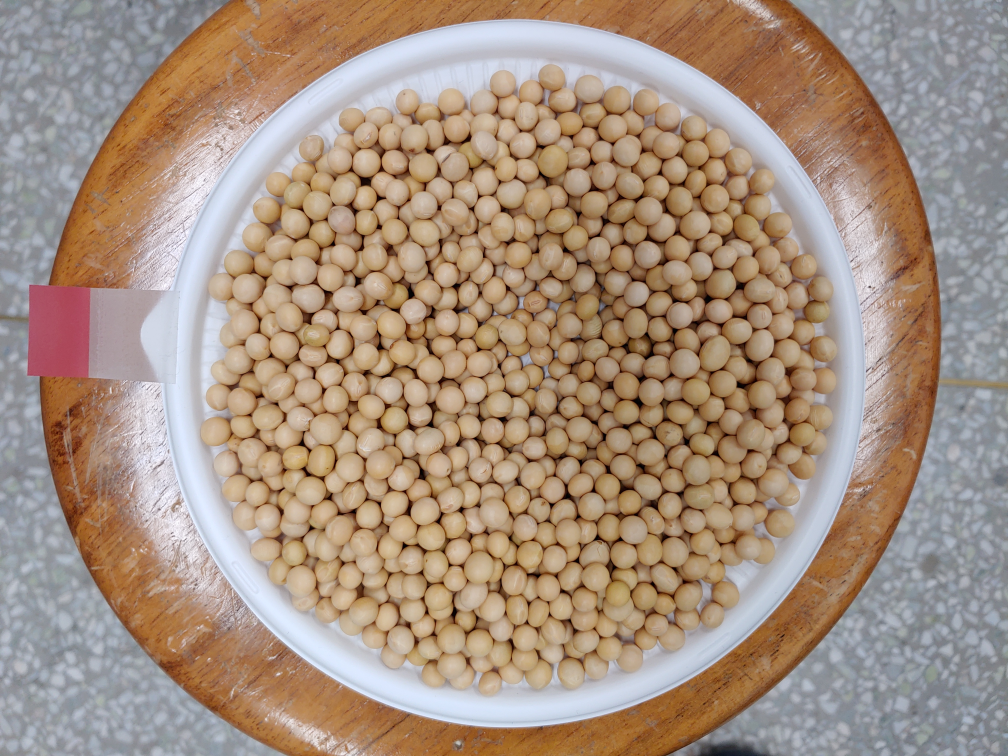
#> input picture Open/t25/5.jpg, 4032 x 3024 px, found by its file name (shown at 1/4 size)
$ python hsv2.py
#> lines starting #> are read from the running program, lines starting #| are printed output that depends on the picture; after the words box and inside, x2 and y2 are one past the last pixel; in counts of white or black regions, pixels touching at a corner belong together
import sys
import numpy as np
import cv2
import time
start = time.time()  # 시작 시간 저장

input_img1 = "./Open/t25/5.jpg"
src = cv2.imread(input_img1)
#> src is the input picture: shape (3024, 4032, 3); mean B, G, R 127.4, 144.4, 165.8
#src = cv2.imread('candies2.png')
if src is None:
    print('Image load failed!')
    sys.exit()

rc = (621, 221, 2988, 2624)
src = src[rc[1]:rc[1]+rc[3], rc[0]:rc[0]+rc[2]]
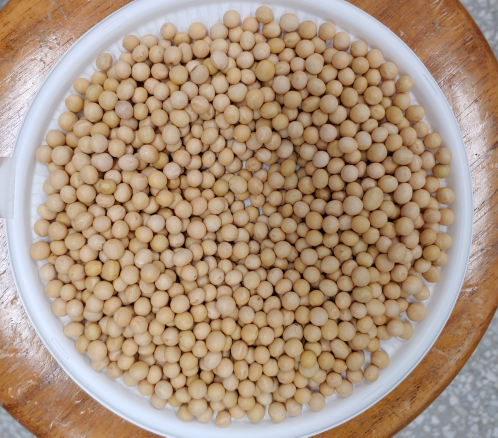
#> src: shape (2624, 2988, 3) (shown at 1/6 size); mean B, G, R 125.4, 147.6, 172.3
# [9 lines of commented-out code are left out]
dst = src

src_hsv = cv2.cvtColor(dst, cv2.COLOR_BGR2HSV)
#> src_hsv: shape (2624, 2988, 3); mean H, S, V 37.7, 86.7, 175.6

# dst1 = cv2.inRange(src, (0, 128, 0), (100, 255, 100))
dst1 = cv2.inRange(src_hsv, (16, 13, 0), (80, 250, 255))
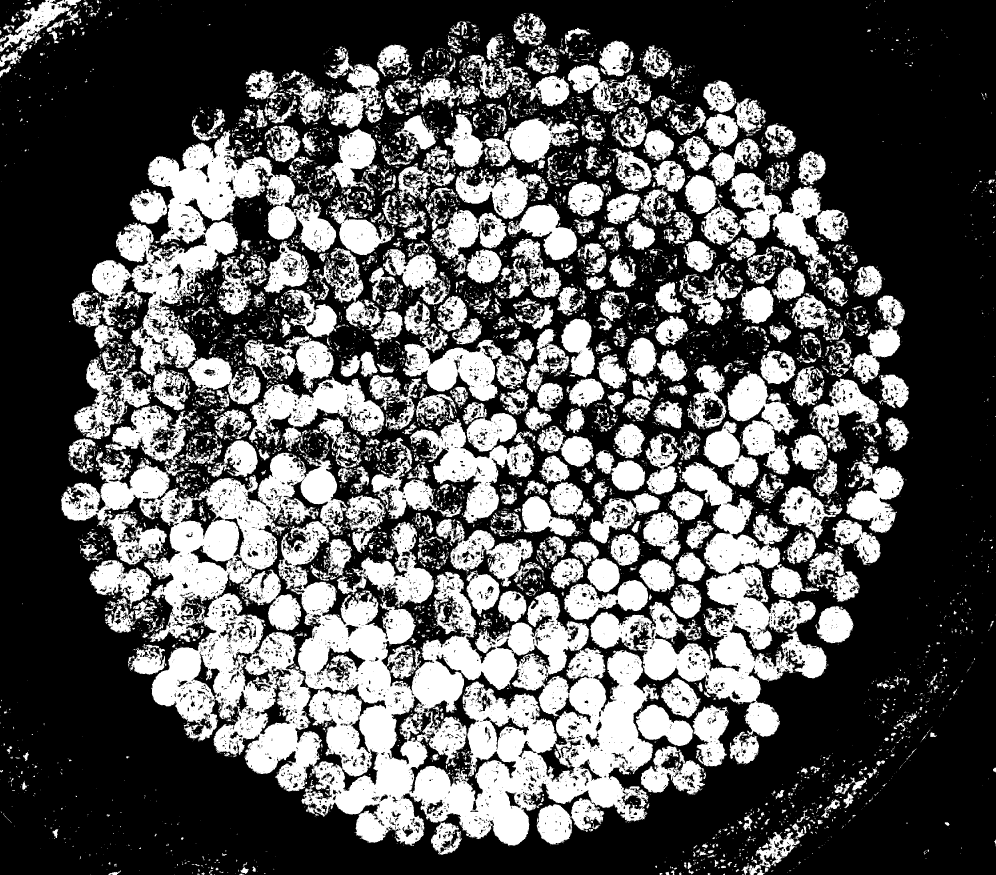
#> dst1: shape (2624, 2988) (shown at 1/3 size); 35.3% white; 9322 white regions (7574 under 20 px), largest, box (x1, y1, x2, y2) and area: (183, 1130, 1977, 2538) 827930, (215, 391, 1009, 1231) 167443, (1770, 1387, 2480, 2211) 166752

print("time :", time.time() - start)  # 현재시각 - 시작시간 = 실행 시간

cnt1, _ = cv2.connectedComponents(dst1)
#> cnt1 = 9323
dst2 = cv2.morphologyEx(dst1, cv2.MORPH_OPEN, None)
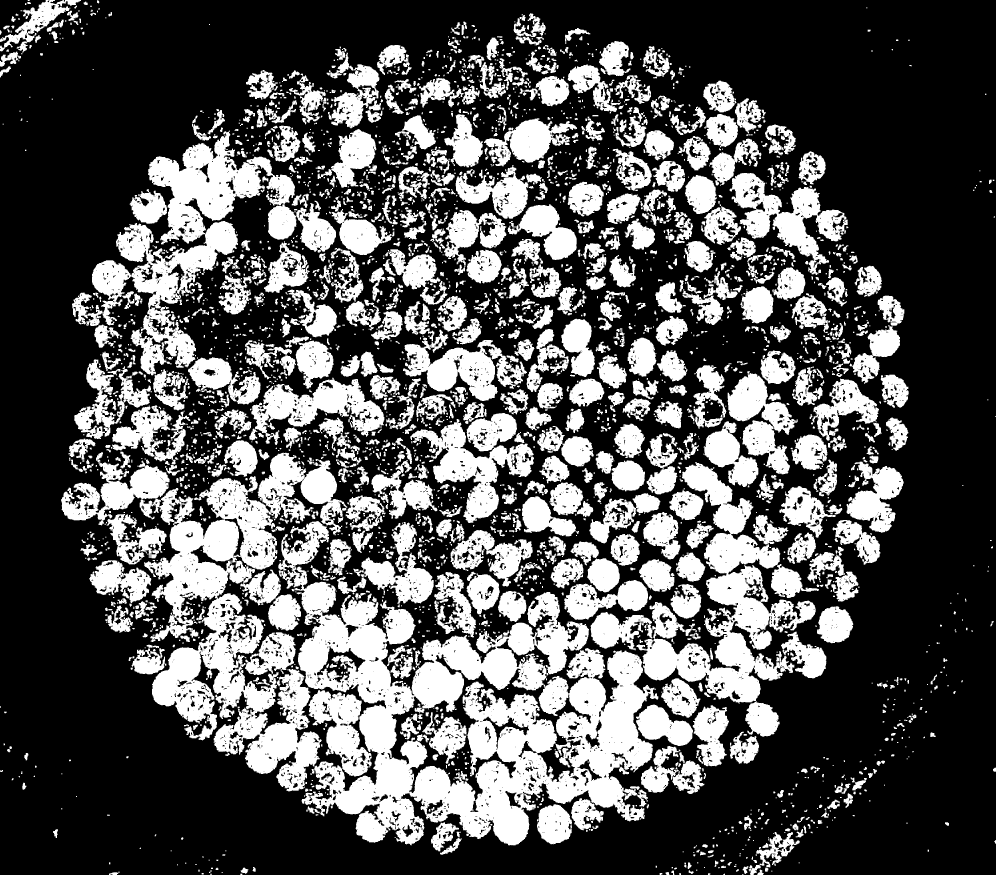
#> dst2: shape (2624, 2988) (shown at 1/3 size); 33.4% white; 3503 white regions (1174 under 20 px), largest, box (x1, y1, x2, y2) and area: (835, 1563, 1975, 2536) 421775, (419, 1464, 965, 2374) 172041, (1909, 1387, 2447, 2111) 119771
cnt2, _ = cv2.connectedComponents(dst2)
#> cnt2 = 3504

print(sum(sum(dst2)))
#| 408913
cv2.imshow('src', src)
# cv2.imshow('dst1', dst1)
cv2.imshow('dst2', dst2)
cv2.waitKey()

cv2.destroyAllWindows()

$ run again, with Open/t25/1.jpg copied over Open/t25/5.jpg
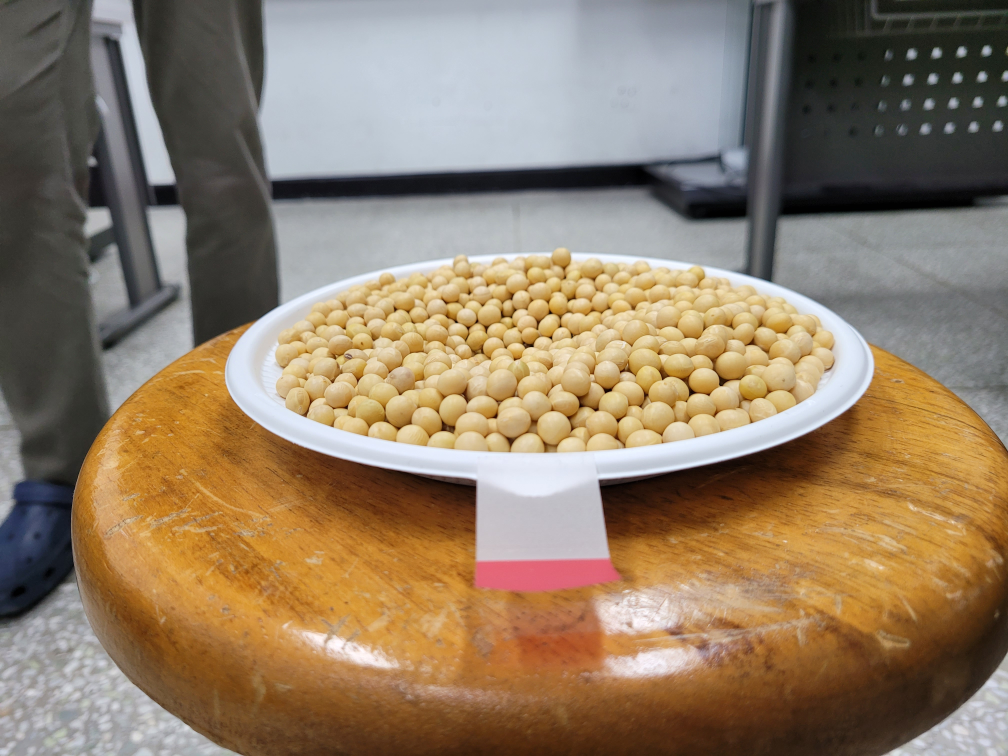
#> input picture Open/t25/1.jpg, 4032 x 3024 px, found by its file name (shown at 1/4 size)
#> src is the input picture: shape (3024, 4032, 3); mean B, G, R 102.4, 125.5, 144.9
#> src: shape (2624, 2988, 3)
#> src_hsv: shape (2624, 2988, 3); mean H, S, V 51.9, 96.2, 167.6
#> `dst1 = cv2.inRange(src_hsv, (16, 13, 0), (80, 250, 255))`:
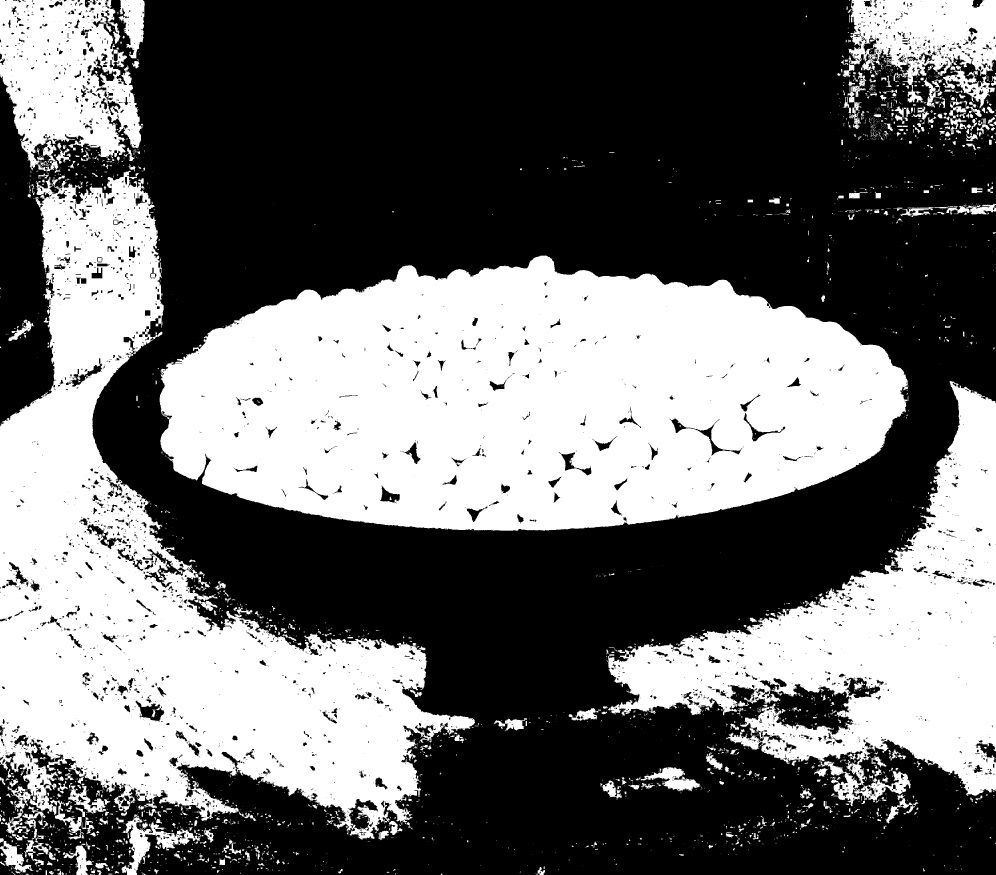
#> dst1: shape (2624, 2988) (shown at 1/3 size); 42.1% white; 3519 white regions (2790 under 20 px), largest, box (x1, y1, x2, y2) and area: (479, 766, 2725, 1592) 1372112, (0, 511, 1425, 2521) 1044105, (1824, 1143, 2988, 2419) 529923
#> cnt1 = 3520
#> `dst2 = cv2.morphologyEx(dst1, cv2.MORPH_OPEN, None)`:
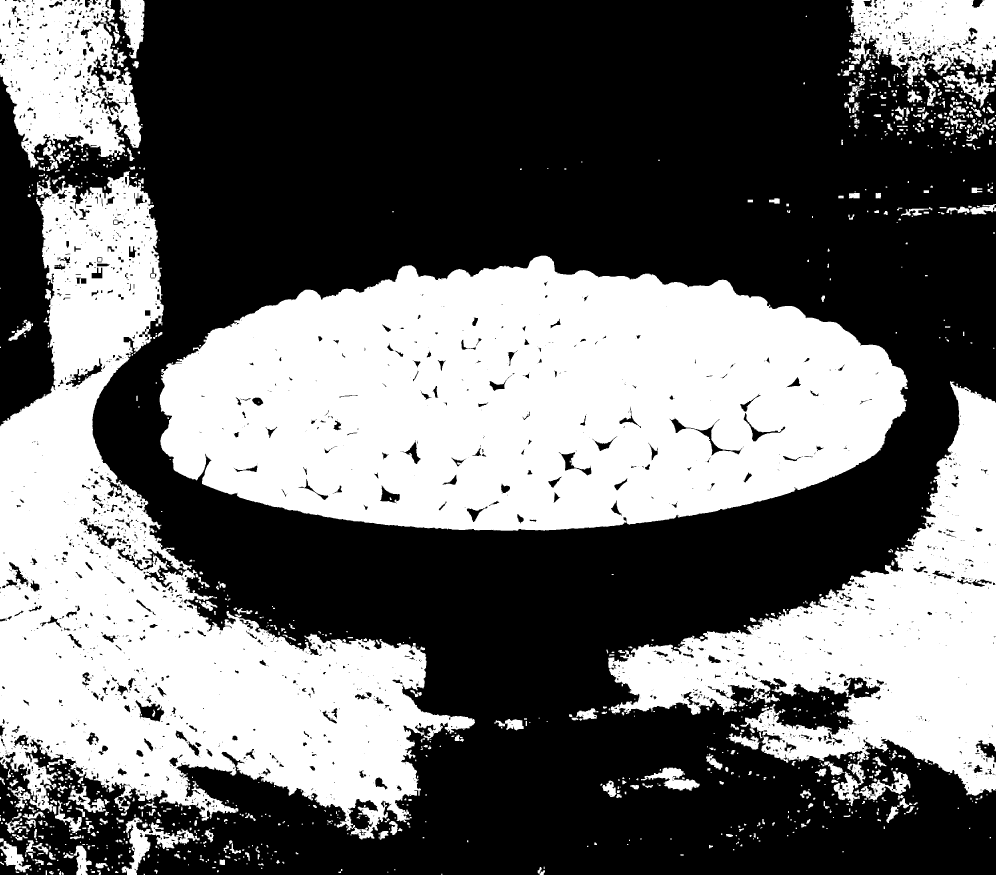
#> dst2: shape (2624, 2988) (shown at 1/3 size); 41.5% white; 1218 white regions (447 under 20 px), largest, box (x1, y1, x2, y2) and area: (479, 767, 2724, 1592) 1370215, (0, 513, 1425, 2519) 1024802, (1825, 1144, 2988, 2387) 509873
#> cnt2 = 1219
#| 384940

$ run again, with Open/t25/3.jpg copied over Open/t25/5.jpg
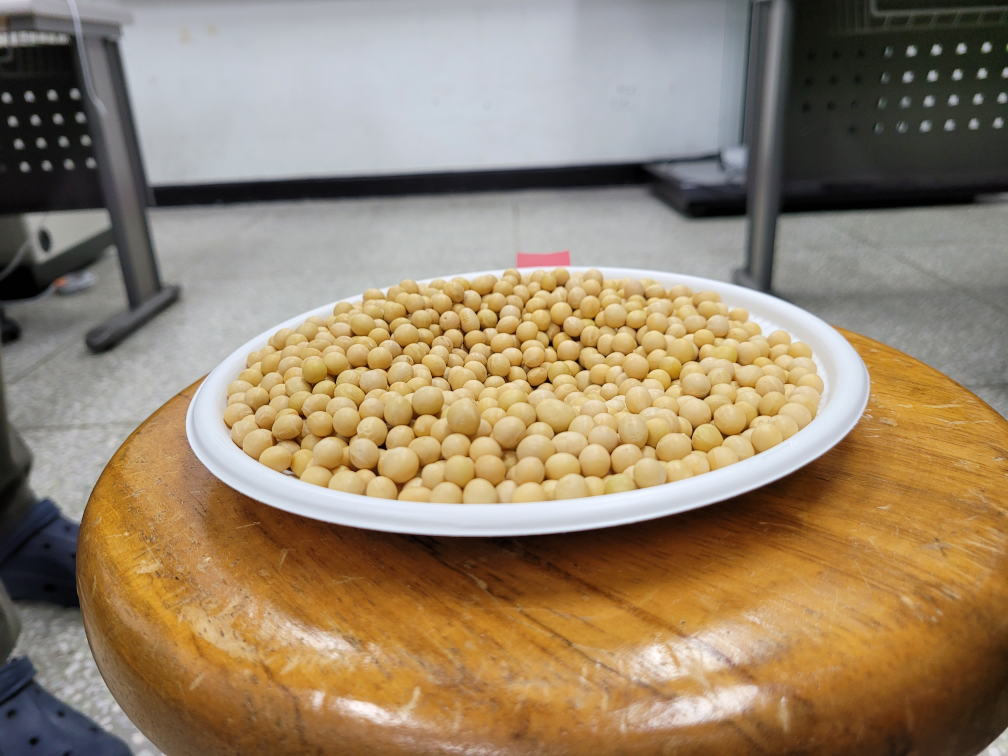
#> input picture Open/t25/3.jpg, 4032 x 3024 px, found by its file name (shown at 1/4 size)
#> src is the input picture: shape (3024, 4032, 3); mean B, G, R 107.6, 132.9, 151.9
#> src: shape (2624, 2988, 3)
#> src_hsv: shape (2624, 2988, 3); mean H, S, V 49.4, 90.6, 173.3
#> `dst1 = cv2.inRange(src_hsv, (16, 13, 0), (80, 250, 255))`:
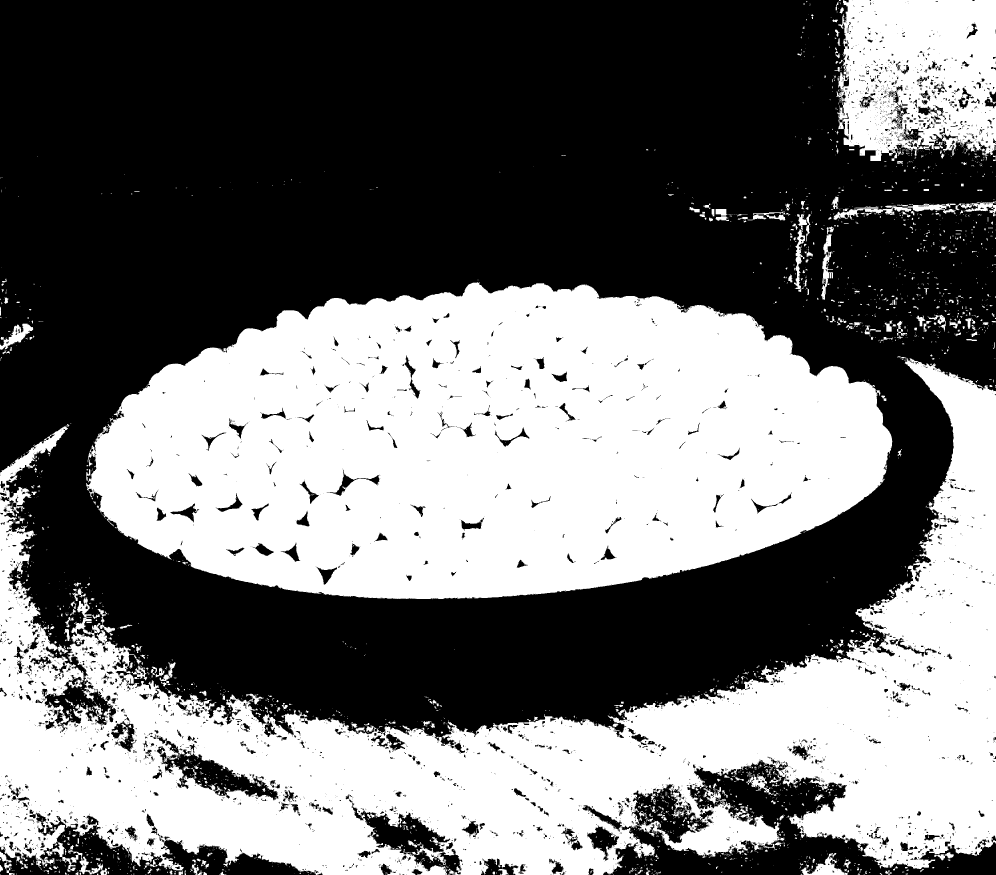
#> dst1: shape (2624, 2988) (shown at 1/3 size); 44.4% white; 3502 white regions (2916 under 20 px), largest, box (x1, y1, x2, y2) and area: (259, 847, 2677, 1798) 1704756, (0, 1074, 2988, 2624) 1509795, (2509, 0, 2988, 483) 185427
#> cnt1 = 3503
#> `dst2 = cv2.morphologyEx(dst1, cv2.MORPH_OPEN, None)`:
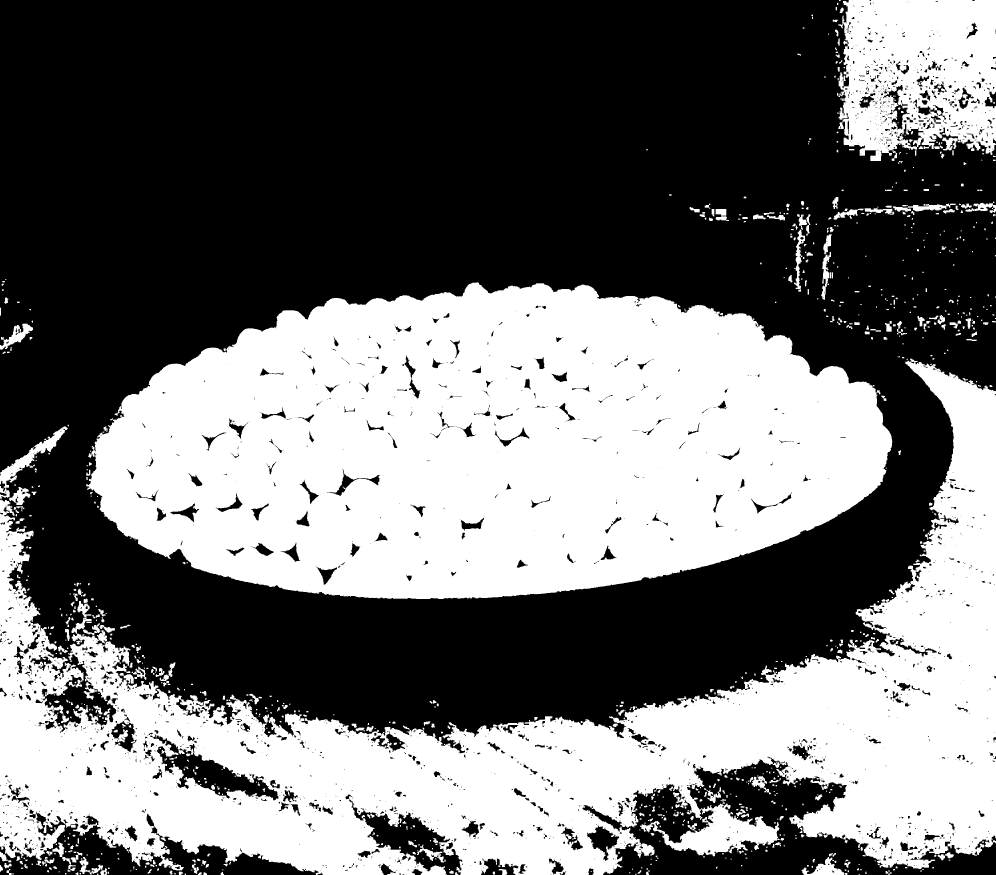
#> dst2: shape (2624, 2988) (shown at 1/3 size); 43.8% white; 1039 white regions (410 under 20 px), largest, box (x1, y1, x2, y2) and area: (259, 847, 2677, 1797) 1701545, (0, 1076, 2988, 2624) 1470639, (2515, 0, 2988, 483) 179803
#> cnt2 = 1040
#| 389610
